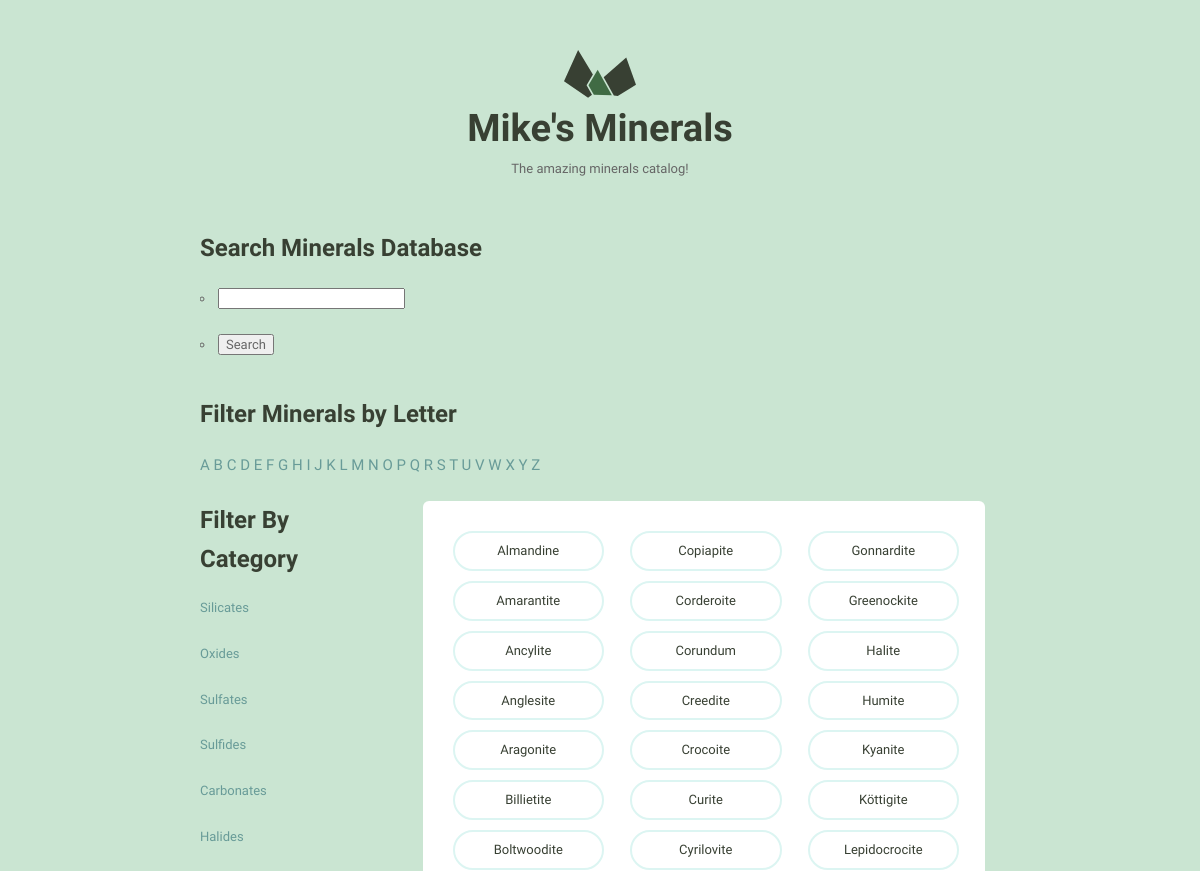
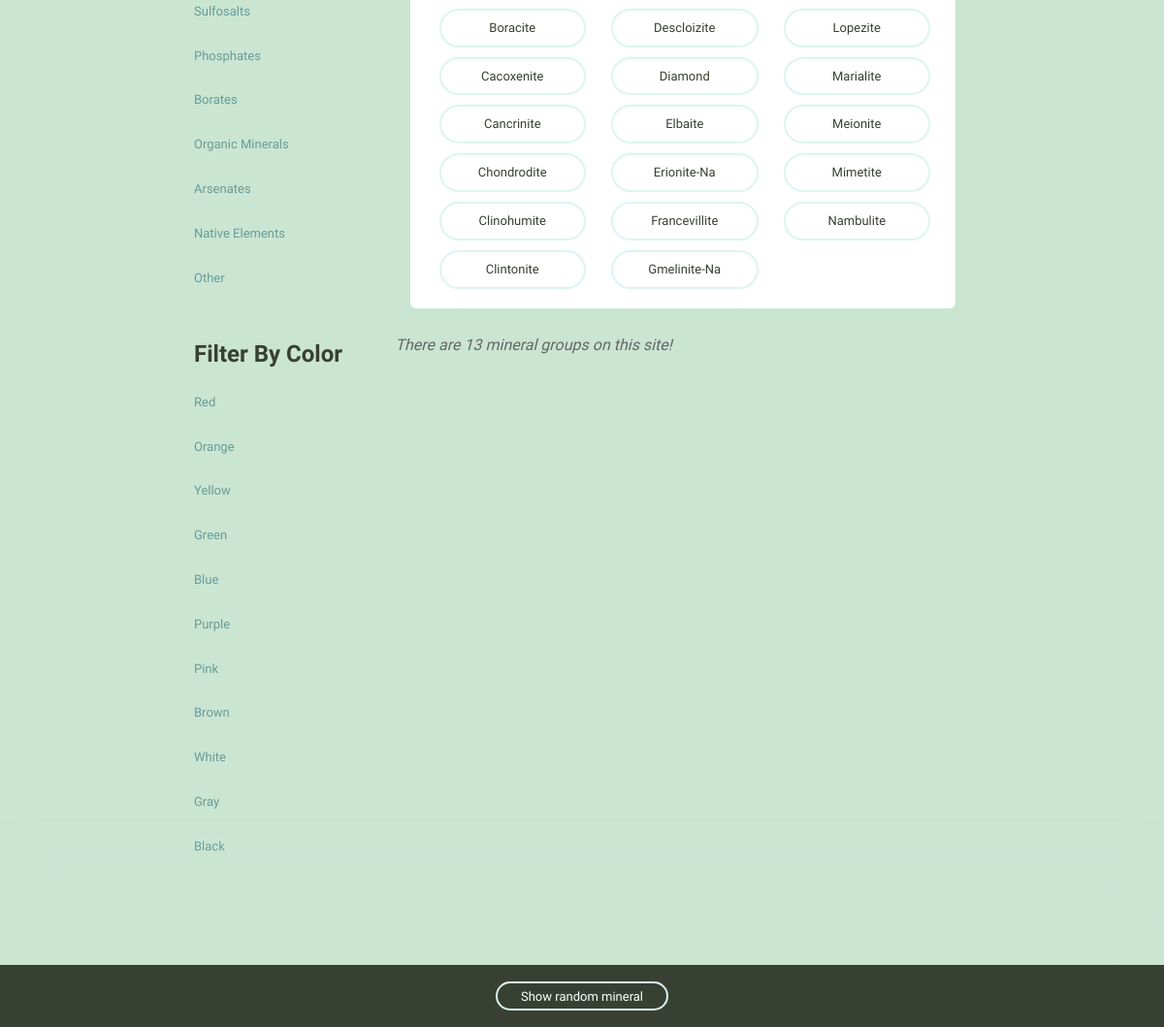
The page /color/Orange/ on the database its author committed (2 pictures, top to bottom).
### minerals/models.py (models this page shows, shortened)
class Mineral(models.Model):
    name = models.CharField(max_length=100, unique=True)
    image_filename = models.CharField(max_length=255)
    image_caption = models.CharField(max_length=255)
    category = models.CharField(max_length=255)
    formula = models.CharField(max_length=255)
    strunz_classification = models.CharField(max_length=255)
    crystal_system = models.CharField(max_length=255)
    unit_cell = models.CharField(max_length=255)
    color = models.CharField(max_length=255)
    crystal_symmetry = models.CharField(max_length=255)
    cleavage = models.CharField(max_length=255)
    mohs_scale_hardness = models.CharField(max_length=255)
    luster = models.CharField(max_length=255)
    streak = models.CharField(max_length=255)
    diaphaneity = models.CharField(max_length=255)
    optical_properties = models.CharField(max_length=255)
    refractive_index = models.CharField(max_length=755)
    crystal_habit = models.CharField(max_length=255)
    specific_gravity = models.CharField(max_length=255)
    group = models.CharField(max_length=255)
    class Meta:
        ordering = ['name', ]

### minerals_catalog/views.py (the view)
def mineral_color(request, color):
    random_mineral = random.choice(m)
    minerals = m.filter(color__icontains=color)
    return render(request, 'index.html', {'minerals': minerals,
                                          'random_mineral': random_mineral})

### minerals/templatetags/mineral_extras.py (called while the page is built)
@register.inclusion_tag('minerals/mineral_group_nav.html')
def nav_group_list():
    groups = []
    minerals = Mineral.objects.all()
    for mineral in minerals:
        if mineral.group not in groups:
            groups.append(mineral.group)
    group_count = int(len(groups))
    return {'group_count':group_count}

@register.inclusion_tag('minerals/group_nav.html')
def nav_mineral_groups():
    groups = ["Silicates", "Oxides", "Sulfates", "Sulfides", "Carbonates", "Halides", "Sulfosalts", "Phosphates",
              "Borates", "Organic Minerals", "Arsenates", "Native Elements", "Other"]
    return {'groups': groups}

@register.inclusion_tag('minerals/color_nav.html')
def nav_mineral_colors():
    colors = ['Red', 'Orange', 'Yellow', 'Green', 'Blue', 'Purple', 'Pink', 'Brown', 'White', 'Gray', 'Black']
    return {'colors': colors}

### templates/index.html
{% extends 'layout.html' %}
{% block content %}
<div class="grid-100">
      <ul class="minerals__container">
          {% for mineral in minerals %}
              <li class="minerals__item">
                  <a class="minerals__anchor" href="{% url 'minerals:detail' pk=mineral.pk  %}">{{ mineral.name }}</a>
              </li>
          {% empty %}
              <li>No minerals for your selected search</li>
          {% endfor %}
      </ul>
</div>
{% endblock %}
{% block random %}
     <div class="minerals__random">
    <a class="minerals__anchor" href="{% url 'minerals:detail' pk=random_mineral.pk  %}">Show random mineral</a>
  </div>
{% endblock %}

### assets/css/global.css (style rules this page uses)
.grid, .grid-5, .grid-10, .grid-15, .grid-20, .grid-25, .grid-30, .grid-33, .grid-35, .grid-40, .grid-45, .grid-50, .grid-55, .grid-60, .grid-65, .grid-66, .grid-70, .grid-75, .grid-80, .grid-90, .grid-95, .grid-100 { float: left; box-sizing: border-box; position: relative; }
.grid-100 { width: 100%; padding: 0 15px; }
ul { list-style: circle inside; padding-left: 0; margin-top: 0; }
li { margin-bottom: 1rem; font-size: 1.3rem; }
table, p, ul { margin-bottom: 2.5rem; }
.minerals__container { background-color: #fff; border-radius: 6px; list-style: none; padding: 30px 30px 20px 30px; -webkit-column-gap: 30px; -moz-column-gap: 30px; column-gap: 30px; }
@media (min-width: 640px) { .minerals__container { -webkit-column-count: 3; -moz-column-count: 3; column-count: 3; } }
.minerals__anchor { border: solid 2px #DCF5F2; border-radius: 100px; color: #384033; display: block; font-size: 13px; text-align: center; padding: 8px 0 7px 0; width: 100%; transition: background-color 200ms ease-in-out, font-weight 200ms ease-in-out, color 200ms ease-in-out; }
.minerals__random { background-color: #384033; box-shadow: 0 0 100px 50px #CAE5D2; color: #fff; padding: 20px 0 20px 0; position: fixed; bottom: 0; text-align: center; width: 100%; }
.minerals__random .minerals__anchor { display: inline; color: #fff; padding: 6px 24px 5px 24px; }

### rows shown on the page
Mineral: name "Almandine"
Mineral: name "Amarantite"
Mineral: name "Ancylite"
Mineral: name "Anglesite"
Mineral: name "Aragonite"
Mineral: name "Billietite"
Mineral: name "Boltwoodite"
Mineral: name "Boracite"
Mineral: name "Cacoxenite"
Mineral: name "Cancrinite"
Mineral: name "Chondrodite"
Mineral: name "Clinohumite"
Mineral: name "Clintonite"
Mineral: name "Copiapite"
Mineral: name "Corderoite"
Mineral: name "Corundum"
Mineral: name "Creedite"
Mineral: name "Crocoite"
Mineral: name "Curite"
Mineral: name "Cyrilovite"
Mineral: name "Descloizite"
Mineral: name "Diamond"
Mineral: name "Elbaite"
Mineral: name "Erionite-Na"
Mineral: name "Francevillite"
Mineral: name "Gmelinite-Na"
Mineral: name "Gonnardite"
Mineral: name "Greenockite"
Mineral: name "Halite"
Mineral: name "Humite"
Mineral: name "Kyanite"
Mineral: name "Köttigite"
Mineral: name "Lepidocrocite"
Mineral: name "Lopezite"
Mineral: name "Marialite"
Mineral: name "Meionite"
Mineral: name "Mimetite"
Mineral: name "Nambulite"

### other values the page prints
{{ letter }} "A" "B" "C" "D" "E" "F" "G" "H" "I" "J" "K" "L" "M" "N" "O" "P" "Q" "R" "S" "T" "U" "V" "W" "X" "Y" "Z"
{{ group }} "Silicates" "Oxides" "Sulfates" "Sulfides" "Carbonates" "Halides" "Sulfosalts" "Phosphates" "Borates" "Organic Minerals" "Arsenates" "Native Elements" "Other"
{{ color }} "Red" "Orange" "Yellow" "Green" "Blue" "Purple" "Pink" "Brown" "White" "Gray" "Black"
{{ group_count }} "13"
